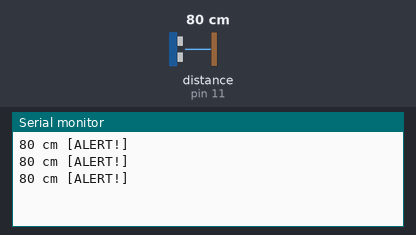
Recording of a sketch running on a simulated Arduino Uno, built with avr-gcc and run on an emulated ATmega328P. On the bench: the last lines printed to the serial monitor. Wiring (inferred from the names in the program): ultrasonic range finder: trigger pin 12; echo pin 11. The inputs (shaded band) are chosen by the test bench; at power-on: distance to the obstacle (sensor on pin 11) 80 cm. The echo pulse lasts 58.3 µs per cm.

Above: at 1.8 s.
1.9 s: distance to the obstacle (sensor on pin 11) set to 12 cm
At 2.4 s:
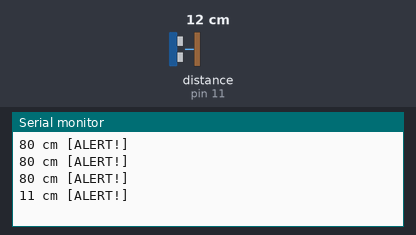
3.4 s: distance to the obstacle (sensor on pin 11) set to 9 cm
At 3.9 s:
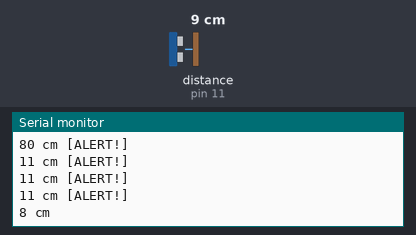

The sketch:

sketch_20260406_proximity-sensor.ino
```cpp
#define PROXY_TTD 58 // proxy-sensor time-to-distance ratio
#define triggerPin 12
#define echoPin 11
#define minDistance 10 // cm
#define distanceTriggerTimeMiliseconds = 5000

unsigned long distanceExceededMiliseconds = 0;

void setup() {
  Serial.begin (9600);
  pinMode(triggerPin, OUTPUT); //Pin, do którego podłączymy trig jako wyjście
  pinMode(echoPin, INPUT); //a echo, jako wejście
}

void loop() {
  unsigned long timestamp = millis();
  delay(500);

  long distance = getDistanceCentimeters();
  if (distance >= minDistance) {
    distanceExceededMiliseconds += timestamp - millis(); // TODO: This number will overflow (go back to zero), after approximately 50 days.
    Serial.print(distance);
    Serial.println(" cm [ALERT!]");
  }
  else {
    Serial.print(distance);
    Serial.println(" cm");
  }
}

int getDistanceCentimeters(){
  long time, distance;
  digitalWrite(triggerPin, LOW);
  delayMicroseconds(2);
  digitalWrite(triggerPin, HIGH);
  delayMicroseconds(10);
  digitalWrite(triggerPin, LOW);
  time = pulseIn(echoPin, HIGH);
  distance = time / PROXY_TTD;
  return distance;
}
```

Measured:
- the behaviour switches between 11 and 10 cm on distance to the obstacle (sensor on pin 11) (found by bisection; images 1 and 2)
- after the input at 1.9 s, the serial monitor: prints a new line after 0.12 s (image 1)
- after the input at 3.4 s, the serial monitor: prints a new line after 0.12 s (image 2)
